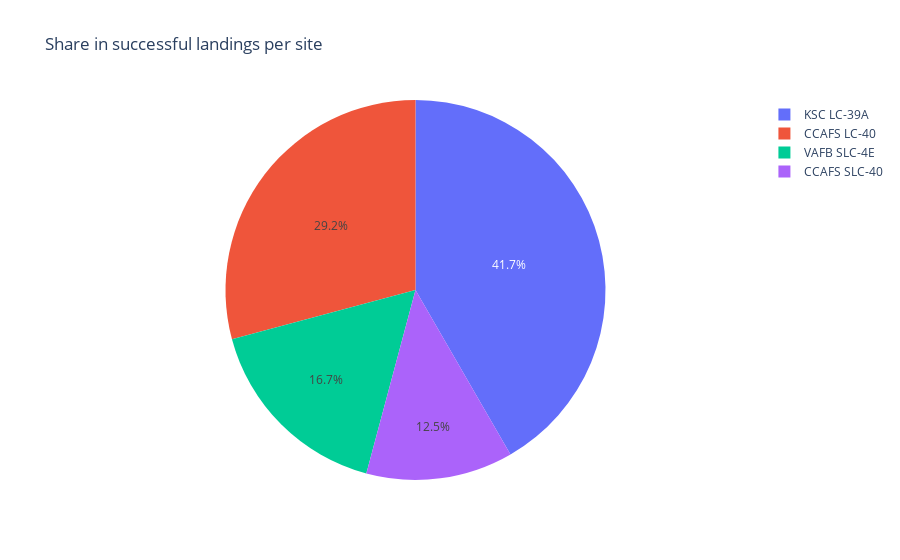

The notebook cell saved with this chart:
### Code cell
import plotly.express as px

px.pie(all_sites,
               values = 'class',
               names = 'Launch Site',  title = 'Share in successful landings per site')

### Figure 1 — Plotly figure (JSON) as saved in the notebook; plotly's stock layout.template omitted (floating-point values rounded to 4 significant figures)
{"data": [{"domain": {"x": [0, 1], "y": [0, 1]}, "hovertemplate": "Launch Site=%{label}<br>class=%{value}<extra></extra>", "labels": ["CCAFS LC-40", "CCAFS SLC-40", "KSC LC-39A", "VAFB SLC-4E"], "legendgroup": "", "name": "", "showlegend": true, "type": "pie", "values": [7, 3, 10, 4]}], "layout": {"legend": {"tracegroupgap": 0}, "title": {"text": "Share in successful landings per site"}}}
